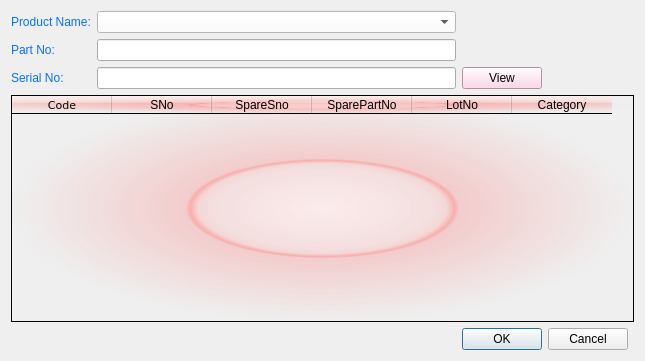
<?xml version="1.0" encoding="UTF-8"?>
<ui version="4.0">
 <class>Dialog</class>
 <widget class="QDialog" name="Dialog">
  <property name="geometry">
   <rect>
    <x>0</x>
    <y>0</y>
    <width>645</width>
    <height>361</height>
   </rect>
  </property>
  <property name="windowTitle">
   <string>Dialog</string>
  </property>
  <layout class="QGridLayout" name="gridLayout">
   <item row="0" column="0">
    <widget class="QLabel" name="label">
     <property name="styleSheet">
      <string notr="true">font: 75 8pt &quot;Verdana&quot;;
color: rgb(5, 113, 255);</string>
     </property>
     <property name="text">
      <string>Product Name:</string>
     </property>
    </widget>
   </item>
   <item row="0" column="1">
    <widget class="QComboBox" name="Customer">
     <property name="styleSheet">
      <string notr="true">background-color: rgb(255, 255, 255);</string>
     </property>
    </widget>
   </item>
   <item row="1" column="0">
    <widget class="QLabel" name="label_3">
     <property name="styleSheet">
      <string notr="true">font: 75 8pt &quot;Verdana&quot;;
color: rgb(5, 113, 255);</string>
     </property>
     <property name="text">
      <string>Part No:</string>
     </property>
    </widget>
   </item>
   <item row="1" column="1">
    <widget class="QLineEdit" name="PartNo"/>
   </item>
   <item row="2" column="0">
    <widget class="QLabel" name="label_2">
     <property name="styleSheet">
      <string notr="true">font: 75 8pt &quot;Verdana&quot;;
color: rgb(5, 113, 255);</string>
     </property>
     <property name="text">
      <string>Serial No:</string>
     </property>
    </widget>
   </item>
   <item row="2" column="1">
    <widget class="QLineEdit" name="SerialNo"/>
   </item>
   <item row="4" column="2">
    <widget class="QPushButton" name="Okbtn">
     <property name="text">
      <string>OK</string>
     </property>
    </widget>
   </item>
   <item row="4" column="3">
    <widget class="QPushButton" name="CancelBtn">
     <property name="text">
      <string>Cancel</string>
     </property>
    </widget>
   </item>
   <item row="3" column="0" colspan="5">
    <widget class="QTableWidget" name="PopTable">
     <property name="styleSheet">
      <string notr="true">background-color: qradialgradient(spread:pad, cx:0.5, cy:0.5, radius:0.5, fx:0.5, fy:0.5, stop:0 rgba(255, 235, 235, 206), stop:0.35 rgba(255, 188, 188, 80), stop:0.4 rgba(255, 162, 162, 80), stop:0.425 rgba(255, 132, 132, 156), stop:0.44 rgba(252, 128, 128, 80), stop:1 rgba(255, 255, 255, 0));</string>
     </property>
     <column>
      <property name="text">
       <string>Code</string>
      </property>
      <property name="font">
       <font>
        <family>Verdana</family>
        <pointsize>8</pointsize>
       </font>
      </property>
      <property name="foreground">
       <brush brushstyle="NoBrush">
        <color alpha="255">
         <red>0</red>
         <green>0</green>
         <blue>0</blue>
        </color>
       </brush>
      </property>
     </column>
     <column>
      <property name="text">
       <string>SNo</string>
      </property>
     </column>
     <column>
      <property name="text">
       <string>SpareSno</string>
      </property>
     </column>
     <column>
      <property name="text">
       <string>SparePartNo</string>
      </property>
     </column>
     <column>
      <property name="text">
       <string>LotNo</string>
      </property>
     </column>
     <column>
      <property name="text">
       <string>Category</string>
      </property>
     </column>
    </widget>
   </item>
   <item row="2" column="2">
    <widget class="QPushButton" name="View_pop">
     <property name="styleSheet">
      <string notr="true">background-color: rgb(255, 202, 226);</string>
     </property>
     <property name="text">
      <string>View</string>
     </property>
    </widget>
   </item>
  </layout>
 </widget>
 <resources/>
 <connections/>
</ui>
